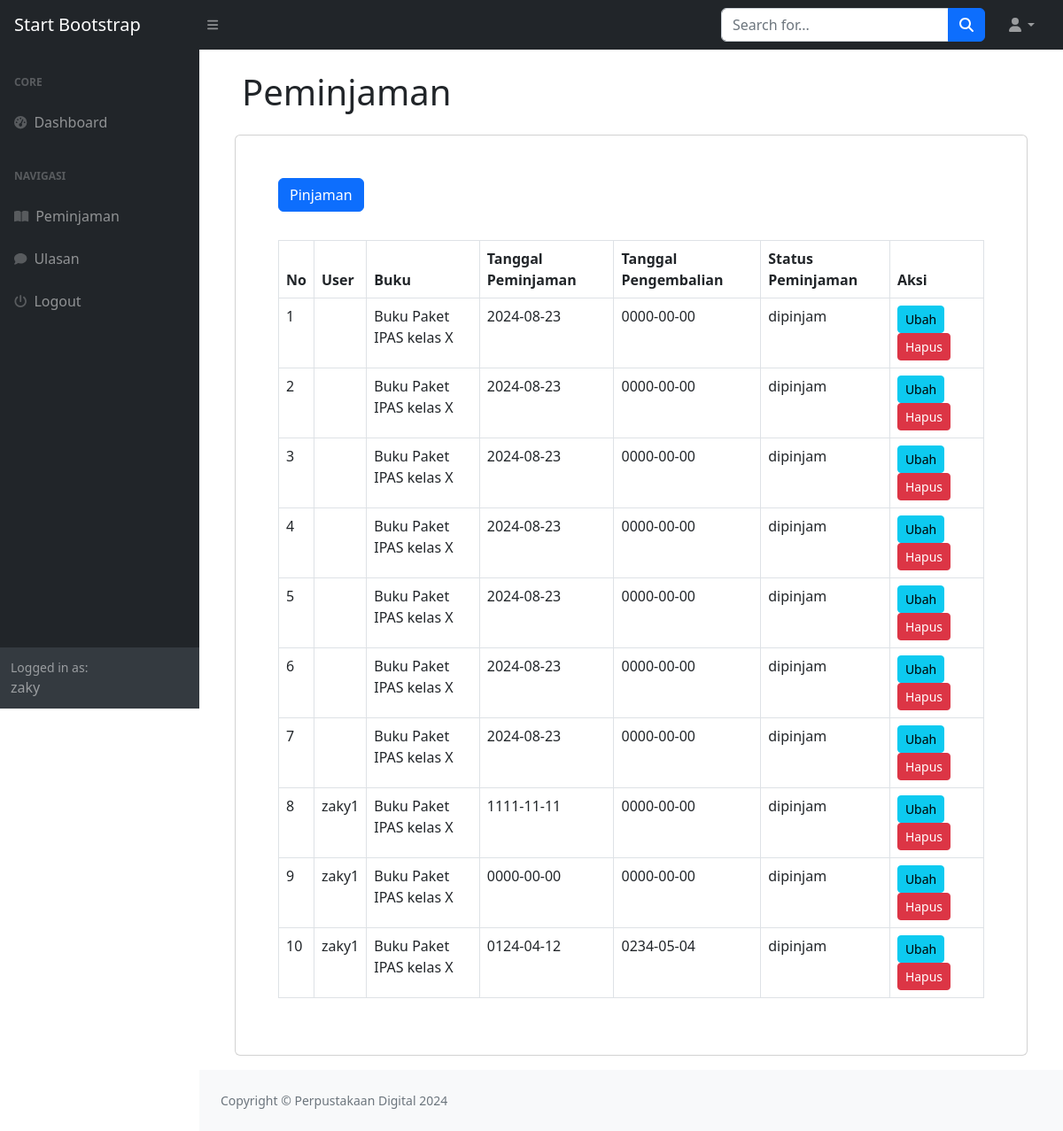
The page /index.php?page=peminjaman (signed in) on the database its author committed.
### tables this page shows
CREATE TABLE `peminjaman` (
  `id_peminjam` int(11) NOT NULL,
  `id` int(11) DEFAULT NULL,
  `id_buku` int(11) DEFAULT NULL,
  `tanggal_peminjaman` date DEFAULT NULL,
  `tanggal_pengembalian` date DEFAULT NULL,
  `status_peminjaman` enum('dipinjam','dikembalikan') DEFAULT NULL
);

CREATE TABLE `buku` (
  `id_buku` int(11) NOT NULL,
  `id_kategori` int(11) DEFAULT NULL,
  `judul` varchar(255) DEFAULT NULL,
  `penulis` varchar(255) DEFAULT NULL,
  `penerbit` varchar(255) DEFAULT NULL,
  `tahun_terbit` int(11) DEFAULT NULL,
  `deskripsi` text DEFAULT NULL
);

CREATE TABLE `user` (
  `id` int(11) NOT NULL,
  `username` varchar(255) DEFAULT NULL,
  `password` varchar(255) DEFAULT NULL,
  `nama` varchar(255) DEFAULT NULL,
  `email` varchar(255) DEFAULT NULL,
  `alamat` text DEFAULT NULL,
  `no_telepon` varchar(255) DEFAULT NULL,
  `level` enum('admin','petugas','peminjam') DEFAULT NULL
);

### peminjaman.php (the view)
<h1 class="m-4">Peminjaman</h1>
<div class="card m-3">
    <div class="card-body p-5">
        <div class="row mb-3">
            <div class="col-md-12">
                <a href="?page=peminjaman_tambah" class="btn btn-primary">Pinjaman</a>
            </div>
        </div>
        <div class="row">
            <div class="col-md-12">
                <table class="table table-bordered mt-3" id="dataTable" width="100%" cellspacing="0">
                    <thead>
                        <tr>
                            <th>No</th>
                            <th>User</th>
                            <th>Buku</th>
                            <th>Tanggal Peminjaman</th>
                            <th>Tanggal Pengembalian</th>
                            <th>Status Peminjaman</th>
                            <th>Aksi</th>
                        </tr>
                    </thead>
                    <tbody>
                        <?php
                        $i = 1;
                        $query = mysqli_query($koneksi, "SELECT peminjaman.id_peminjam, user.username, buku.judul, peminjaman.tanggal_peminjaman, peminjaman.tanggal_pengembalian, peminjaman.status_peminjaman
                                                        FROM peminjaman
                                                        LEFT JOIN user ON user.id = peminjaman.id
                                                        LEFT JOIN buku ON buku.id_buku = peminjaman.id_buku");
                        while ($data = mysqli_fetch_array($query)) {
                        ?>
                            <tr>
                                <td><?php echo $i++; ?></td>
                                <td><?php echo htmlspecialchars($data['username']); ?></td>
                                <td><?php echo htmlspecialchars($data['judul']); ?></td>
                                <td><?php echo htmlspecialchars($data['tanggal_peminjaman']); ?></td>
                                <td><?php echo htmlspecialchars($data['tanggal_pengembalian']); ?></td>
                                <td><?php echo htmlspecialchars($data['status_peminjaman']); ?></td>
                                <td>
                                    <?php
                                    if ($data['status_peminjaman'] != 'dikembalikan') {
                                    ?>
                                        <a href="?page=peminjaman_ubah&id=<?php echo $data['id_peminjam']; ?>" class="btn btn-info btn-sm">Ubah</a>
                                        <a onclick="return confirm('Apakah Anda yakin menghapus peminjaman ini?')" href="?page=peminjaman_hapus&id=<?php echo $data['id_peminjam']; ?>" class="btn btn-danger btn-sm">Hapus</a>
                                    <?php
                                    }
                                    ?>
                                </td>
                            </tr>
                        <?php
                        }
                        ?>
                    </tbody>
                </table>
            </div>
        </div>
    </div>
</div>

### index.php (shortened to what this page needs)
<!DOCTYPE html>
<html lang="en">
    <head>
        <link href="https://cdn.jsdelivr.net/npm/simple-datatables@7.1.2/dist/style.min.css" rel="stylesheet" />
        <link href="css/styles.css" rel="stylesheet" />
    </head>
    <body class="sb-nav-fixed">
        <nav class="sb-topnav navbar navbar-expand navbar-dark bg-dark">
            <a class="navbar-brand ps-3" href="index.html">Start Bootstrap</a>
            <button class="btn btn-link btn-sm order-1 order-lg-0 me-4 me-lg-0" id="sidebarToggle" href="#!"><i class="fas fa-bars"></i></button>
            <form class="d-none d-md-inline-block form-inline ms-auto me-0 me-md-3 my-2 my-md-0">
                <div class="input-group">
                    <input class="form-control" type="text" placeholder="Search for..." aria-label="Search for..." aria-describedby="btnNavbarSearch" />
                    <button class="btn btn-primary" id="btnNavbarSearch" type="button"><i class="fas fa-search"></i></button>
                </div>
            </form>
            <ul class="navbar-nav ms-auto ms-md-0 me-3 me-lg-4">
                <li class="nav-item dropdown">
                    <a class="nav-link dropdown-toggle" id="navbarDropdown" href="#" role="button" data-bs-toggle="dropdown" aria-expanded="false"><i class="fas fa-user fa-fw"></i></a>
                </li>
            </ul>
        </nav>
        <div id="layoutSidenav">
            <div id="layoutSidenav_nav">
                <nav class="sb-sidenav accordion sb-sidenav-dark" id="sidenavAccordion">
                    <div class="sb-sidenav-menu">
                        <div class="nav">
                            <div class="sb-sidenav-menu-heading">Core</div>
                            <a class="nav-link" href="?">
                                <div class="sb-nav-link-icon"><i class="fas fa-tachometer-alt"></i></div>
                                Dashboard
                            </a>
                            <div class="sb-sidenav-menu-heading">Navigasi</div>
                            <a class="nav-link" href="?page=peminjaman">
                                <div class="sb-nav-link-icon"><i class="fas fa-book-open"></i></div>
                                Peminjaman
                            </a>
                            <a class="nav-link" href="?page=ulasan">
                                <div class="sb-nav-link-icon"><i class="fas fa-comment"></i></div>
                                Ulasan
                            </a>
                            <a class="nav-link" href="logout.php">
                                <div class="sb-nav-link-icon"><i class="fa fa-power-off"></i></div>
                                Logout
                            </a>
                        </div>
                    </div>
                    <div class="sb-sidenav-footer">
                        <div class="small">Logged in as:</div>
                        <?php echo $_SESSION['user']['nama']; ?>
                    </div>
                </nav>
            </div>
            <div id="layoutSidenav_content">
                <main>
                    <div class="container-fluid px-4">
                        <?php
                        $page = isset($_GET['page']) ? $_GET['page'] : 'home';
                        if(file_exists($page . '.php')){
                            include $page . '.php';
                        }else{
                            include '404.php';
                        }
                        ?>
                    </div>
                </main>
                <footer class="py-4 bg-light mt-auto">
                    <div class="container-fluid px-4">
                        <div class="d-flex align-items-center justify-content-between small">
                            <div class="text-muted">Copyright &copy; Perpustakaan Digital 2024</div>
                        </div>
                    </div>
                </footer>
            </div>
        </div>
    </body>
</html>

### rows shown on the page
peminjaman: id_buku.judul "Buku Paket IPAS kelas X", tanggal_peminjaman "2024-08-23", tanggal_pengembalian "0000-00-00", status_peminjaman "dipinjam"
peminjaman: id_buku.judul "Buku Paket IPAS kelas X", tanggal_peminjaman "2024-08-23", tanggal_pengembalian "0000-00-00", status_peminjaman "dipinjam"
peminjaman: id_buku.judul "Buku Paket IPAS kelas X", tanggal_peminjaman "2024-08-23", tanggal_pengembalian "0000-00-00", status_peminjaman "dipinjam"
peminjaman: id_buku.judul "Buku Paket IPAS kelas X", tanggal_peminjaman "2024-08-23", tanggal_pengembalian "0000-00-00", status_peminjaman "dipinjam"
peminjaman: id_buku.judul "Buku Paket IPAS kelas X", tanggal_peminjaman "2024-08-23", tanggal_pengembalian "0000-00-00", status_peminjaman "dipinjam"
peminjaman: id_buku.judul "Buku Paket IPAS kelas X", tanggal_peminjaman "2024-08-23", tanggal_pengembalian "0000-00-00", status_peminjaman "dipinjam"
peminjaman: id_buku.judul "Buku Paket IPAS kelas X", tanggal_peminjaman "2024-08-23", tanggal_pengembalian "0000-00-00", status_peminjaman "dipinjam"
peminjaman: id.username "zaky1", id_buku.judul "Buku Paket IPAS kelas X", tanggal_peminjaman "1111-11-11", tanggal_pengembalian "0000-00-00", status_peminjaman "dipinjam"
peminjaman: id.username "zaky1", id_buku.judul "Buku Paket IPAS kelas X", tanggal_peminjaman "0000-00-00", tanggal_pengembalian "0000-00-00", status_peminjaman "dipinjam"
peminjaman: id.username "zaky1", id_buku.judul "Buku Paket IPAS kelas X", tanggal_peminjaman "0124-04-12", tanggal_pengembalian "0234-05-04", status_peminjaman "dipinjam"

### other values the page prints
$_SESSION['user']['nama'] "zaky"
